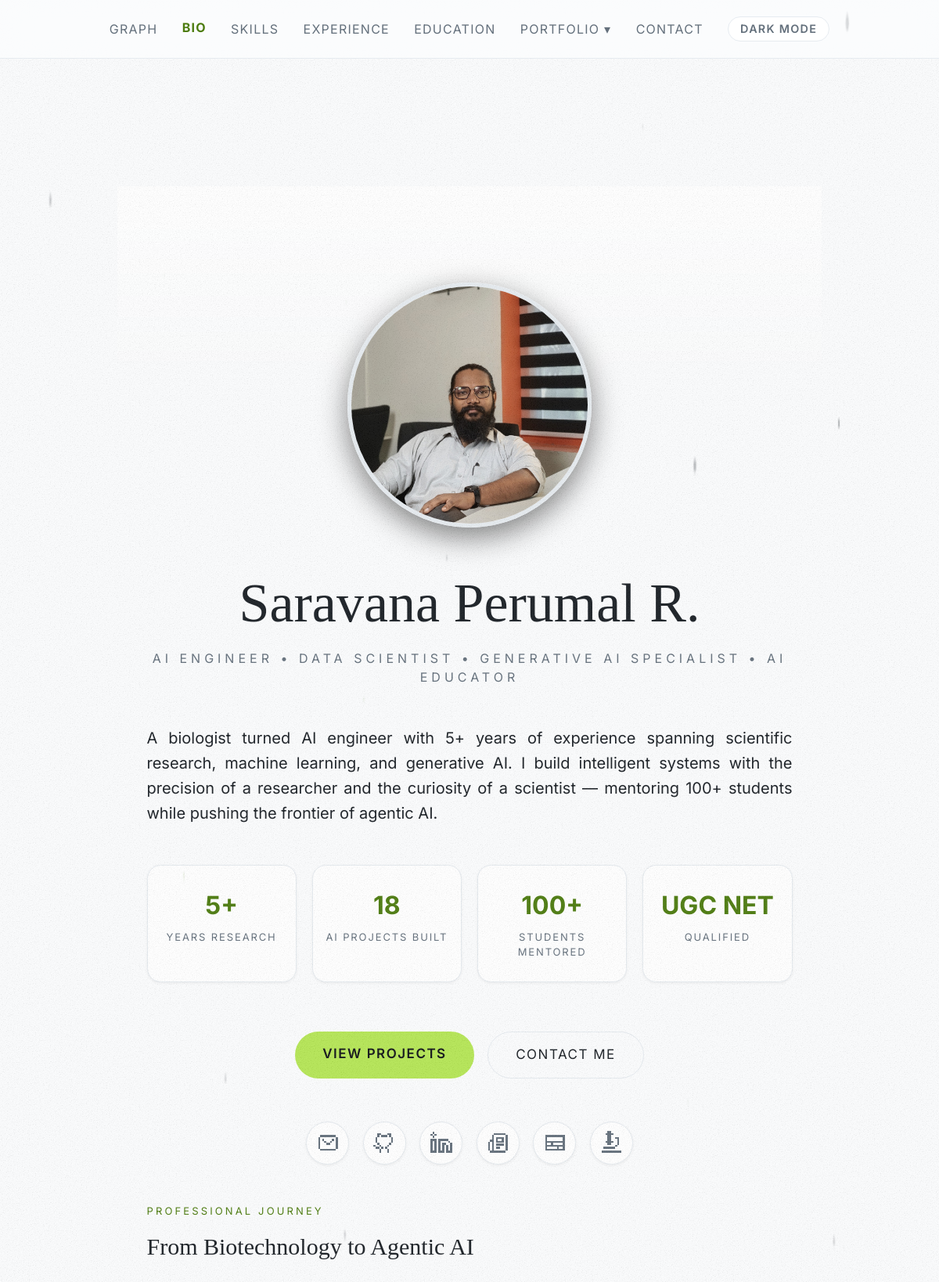
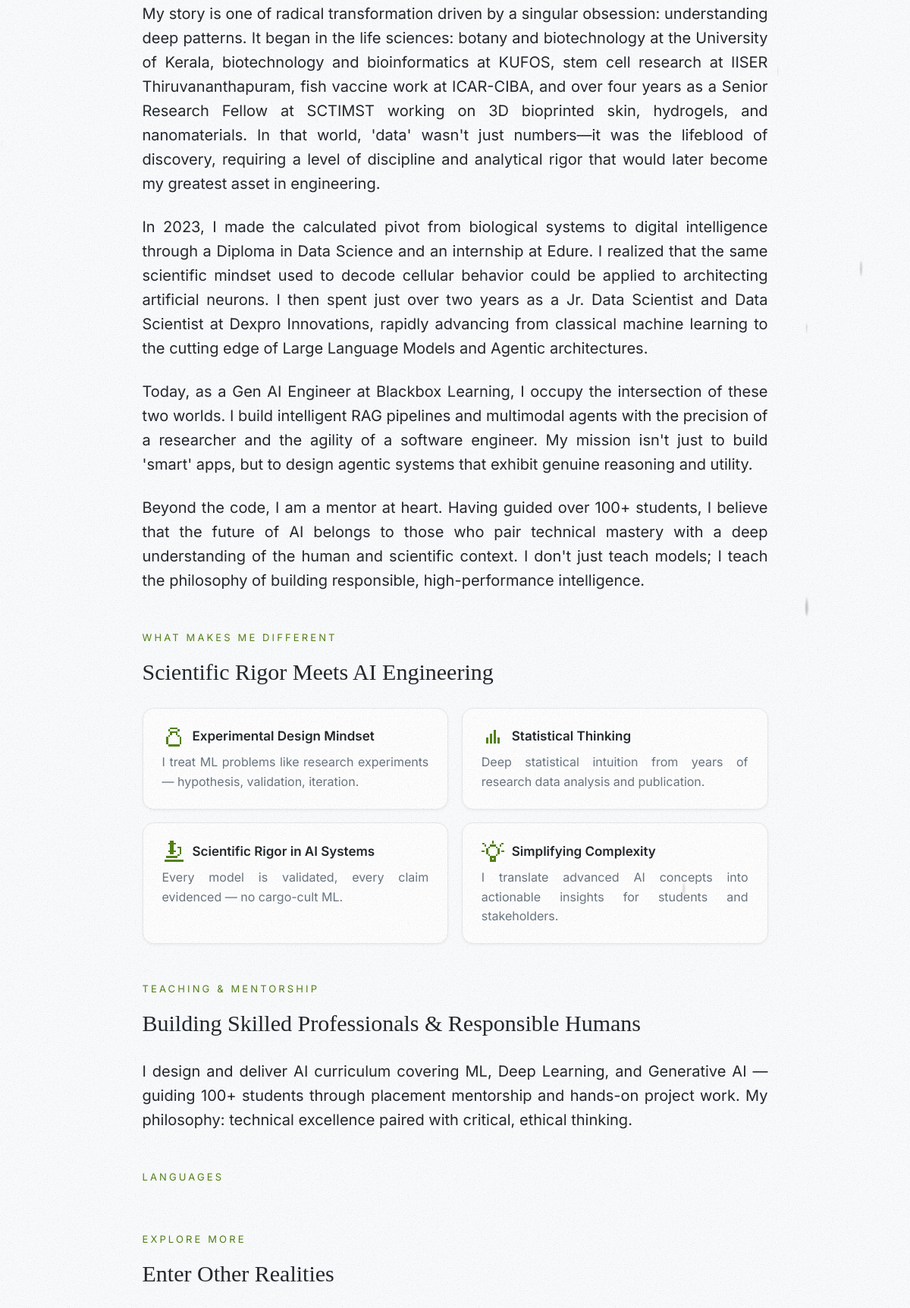
/bio/ (upper part), run on the app's committed database (2 pictures, top to bottom).
### portfolio/models.py (models this page shows, shortened)
class NavigationItem(models.Model):
    profile = models.ForeignKey(UserProfile, on_delete=models.CASCADE, related_name='navigation_items')
    label = models.CharField(max_length=100)
    url = models.CharField(max_length=255, blank=True, default="")
    active_id = models.CharField(max_length=50, blank=True, default="")
    dropdown = models.BooleanField(default=False)
    parent = models.ForeignKey('self', on_delete=models.CASCADE, null=True, blank=True, related_name='children')
    order = models.IntegerField(default=0)
    class Meta:
        ordering = ['order', 'id']

class UserProfile(models.Model):
    user = models.OneToOneField(User, on_delete=models.CASCADE, related_name='profile')
    site_title = models.CharField(max_length=255, default="My Portfolio")
    site_description = models.TextField(blank=True, default="")
    tagline = models.CharField(max_length=255, blank=True, default="")
    tagline_sub = models.CharField(max_length=255, blank=True, default="")
    profile_image = models.CharField(max_length=255, default="static/images/profile.jpg")
    intro = models.TextField(blank=True, default="")
    email = models.EmailField(blank=True, default="")
    github = models.URLField(blank=True, default="")
    github_handle = models.CharField(max_length=100, blank=True, default="")
    linkedin = models.URLField(blank=True, default="")
    linkedin_handle = models.CharField(max_length=100, blank=True, default="")
    medium = models.URLField(blank=True, default="")
    medium_handle = models.CharField(max_length=100, blank=True, default="")
    whatsapp = models.URLField(blank=True, default="")
    whatsapp_number = models.CharField(max_length=50, blank=True, default="")
    instagram = models.URLField(blank=True, default="")
    instagram_handle = models.CharField(max_length=100, blank=True, default="")
    orcid = models.CharField(max_length=50, blank=True, default="")
    researchgate = models.URLField(blank=True, default="")
    location = models.CharField(max_length=255, blank=True, default="")
    resume_url = models.CharField(max_length=255, default="static/resume.pdf")
    landing_quote = models.TextField(blank=True, default="")
    landing_highlight = models.TextField(blank=True, default="")
    landing_author = models.CharField(max_length=100, blank=True, default="")
    landing_welcome = models.TextField(blank=True, default="")

class Role(models.Model):
    profile = models.ForeignKey(UserProfile, on_delete=models.CASCADE, related_name='roles')
    name = models.CharField(max_length=100)
    order = models.IntegerField(default=0)
    class Meta:
        ordering = ['order', 'id']

class Metric(models.Model):
    profile = models.ForeignKey(UserProfile, on_delete=models.CASCADE, related_name='metrics')
    value = models.CharField(max_length=50)
    label = models.CharField(max_length=100)
    order = models.IntegerField(default=0)
    class Meta:
        ordering = ['order', 'id']

class BioSection(models.Model):
    profile = models.OneToOneField(UserProfile, on_delete=models.CASCADE, related_name='bio_section')
    journey_label = models.CharField(max_length=100, default="Professional Journey")
    journey_title = models.CharField(max_length=255, default="")
    teaching_label = models.CharField(max_length=100, default="Teaching & Mentorship")
    teaching_title = models.CharField(max_length=255, default="")
    teaching_description = models.TextField(blank=True, default="")

class JourneyParagraph(models.Model):
    bio_section = models.ForeignKey(BioSection, on_delete=models.CASCADE, related_name='paragraphs')
    text = models.TextField()
    order = models.IntegerField(default=0)
    class Meta:
        ordering = ['order', 'id']

class Strength(models.Model):
    bio_section = models.ForeignKey(BioSection, on_delete=models.CASCADE, related_name='strengths')
    icon = icon_field("flask-conical")
    title = models.CharField(max_length=100)
    description = models.TextField()
    order = models.IntegerField(default=0)
    class Meta:
        ordering = ['order', 'id']

### portfolio/views.py (the view)
# urls.py: path('bio/', views.bio_view, name='bio'),
def bio_view(request):
    context = {
        'graph_data': get_graph_data()
    }
    return render(request, 'pages/bio.html', context)

### portfolio/graph.py (called while the page is built)
def _clean(text):
    return _LEADING_SYMBOLS.sub("", (text or "").strip()).strip()

def _label(text, limit=MAX_LABEL):
    text = " ".join(_clean(text).split())
    return text if len(text) <= limit else text[:limit - 1].rstrip(" ,;:-–") + "…"

def _node(node_id, name, description="", navigate_to="", children=None, node_type="leaf"):
    node = {"id": node_id, "name": name, "type": node_type}
    if navigate_to:
        node["navigateTo"] = navigate_to
    description = " ".join(_TAGS.sub(" ", description or "").split())
    if description:
        node["description"] = description
    if children:
        node["children"] = children
    return node

def _section(node_id, name, page, description, children):
    return _node(node_id, name, description, page, children, node_type="category")

### portfolio/icons.py (called while the page is built)
def icon_name(value):
    value = (value or "").strip()
    if value in ICONS:
        return value
    value = _EMOJI_MODIFIERS.sub("", value)
    return EMOJI_TO_ICON.get(value, FALLBACK)

def render_icon(value, css_class=""):
    name = icon_name(value)
    classes = f"ico ico-{name} {css_class}".strip()
    return format_html(
        '<svg class="{}" viewBox="0 0 24 24" fill="currentColor" shape-rendering="crispEdges" '
        'aria-hidden="true" focusable="false">{}</svg>',
        classes, mark_safe(ICONS[name]),
    )

### portfolio/templatetags/portfolio_extras.py (called while the page is built)
@register.filter
def tojson(value):
    try:
        return mark_safe(json.dumps(value))
    except Exception:
        return mark_safe("[]")

@register.filter
def is_dropdown_active(dropdown_item, active_page):
    if not dropdown_item or not active_page:
        return False
    children = []
    if hasattr(dropdown_item, 'children'):
        children = dropdown_item.children.all()
    elif isinstance(dropdown_item, dict) and 'children' in dropdown_item:
        children = dropdown_item['children']
    for child in children:
        child_id = ""
        if isinstance(child, dict):
            child_id = child.get('id', '')
        elif hasattr(child, 'active_id'):
            child_id = child.active_id
        if child_id == active_page:
            return True
    return False

@register.simple_tag
def asset(path):
    from django.conf import settings
    from django.contrib.staticfiles import finders
    from django.templatetags.static import static
    url = static(path)
    if settings.DEBUG:
        found = finders.find(path)
        if found:
            import os
            url += f"?v={int(os.path.getmtime(found))}"
    return url

### templates/pages/bio.html (shortened to what this page needs)
{% extends 'base.html' %}
{% load static portfolio_extras %}
{% block content_class %} bio-page-content{% endblock %}
{% block extra_css %}
<link rel="stylesheet" href="{% asset 'css/pages/bio.css' %}">
{% endblock %}
{% block content %}
<div class="bio-layout">
    <div class="bio-main-content">
        <div class="bio-profile-wrapper">
            <img src="{{ config.profile_image }}" alt="{{ config.site_title }}">
        </div>
        <h1 class="bio-name-styled">{{ config.site_title }}</h1>
        <div class="bio-role-styled">
            {% for role in config.roles %}
                {{ role }}{% if not forloop.last %} • {% endif %}
            {% endfor %}
        </div>
        <div class="bio-text-body">
            <p>{{ config.intro }}</p>
            <div class="metrics">
                {% for m in config.metrics %}
                <div class="metric">
                    <div class="val">{{ m.value }}</div>
                    <div class="lbl">{{ m.label }}</div>
                </div>
                {% endfor %}
            </div>
            <div class="cta-row">
                <a href="projects.html" class="cta-btn cta-primary">View Projects</a>
                <a href="contact.html" class="cta-btn cta-secondary">Contact Me</a>
            </div>
            {% include 'components/social_icons.html' %}
            <div class="section-block visible" id="s-journey">
                <div class="section-label">{{ bio.journey.label }}</div>
                <h2 class="section-title">{{ bio.journey.title }}</h2>
                {% for p in bio.journey.paragraphs %}
                <p>{{ p }}</p>
                {% endfor %}
            </div>
            <div class="section-block visible" id="s-strengths">
                <div class="section-label">{{ bio.strengths.label }}</div>
                <h2 class="section-title">{{ bio.strengths.title }}</h2>
                <div class="strengths">
                    {% for item in bio.strengths.entries %}
                    <div class="strength-item">
                        <div class="si-title"><span class="si-icon">{{ item.icon|icon }}</span>{{ item.title }}</div>
                        <div class="si-desc">{{ item.description }}</div>
                    </div>
                    {% endfor %}
                </div>
            </div>
            <div class="section-block visible" id="s-teach">
                <div class="section-label">{{ bio.teaching.label }}</div>
                <h2 class="section-title">{{ bio.teaching.title }}</h2>
                <p>{{ bio.teaching.description }}</p>
            </div>
            <div class="section-block visible" id="s-lang">
                <div class="section-label">Languages</div>
            </div>
            <div class="section-block visible" id="s-explore">
                <div class="section-label">Explore More</div>
                <h2 class="section-title">Enter Other Realities</h2>
            </div>
        </div>
    </div>
</div>
{% endblock %}

### templates/components/navbar.html (shortened to what this page needs)
{% load portfolio_extras %}
<nav class="top-nav">
  <div class="d-none d-md-flex w-100 justify-content-center align-items-center nav-desktop">
    {% for item in config.navigation %}
      {% if item.dropdown %}
        <div class="dropdown">
          <button class="dropbtn nav-link{% if item|is_dropdown_active:active_page %} active{% endif %}">
            {{ item.label }} &#9662;
          </button>
        </div>
      {% else %}
        <a href="{{ item.url }}" class="nav-link{% if active_page == item.id %} active{% endif %}">{{ item.label }}</a>
      {% endif %}
    {% endfor %}
    <button type="button" class="theme-toggle" data-theme-toggle aria-label="Switch theme">Light mode</button>
  </div>
</nav>

### static/css/theme.css (style rules this page uses)
:root, :root[data-theme="dark"] { color-scheme: dark; --bg: #111418; --surface: #1A1F25; --border: #2B323B; --text: #EEF2F6; --muted: #95A0AC; --primary: #B5E655; --accent: #7DD3FC; --primary-bg: #B5E655; --on-primary: #111418; --graph-bg: #0A0C0F; --card-shadow: none; --glow: #B5E655; }
@media (prefers-color-scheme: light) { :root:not([data-theme]) { color-scheme: light; --bg: #FBFCFD; --surface: #FFFFFF; --border: #E6EBF0; --text: #1A1F25; --muted: #64707C; --primary: #4D7C0F; --accent: #0369A1; --graph-bg: #1A1F25; --card-shadow: 0 1px 3px rgba(17, 20, 24, .06); --glow: transparent; } }
body { background: var(--bg); color: var(--text); --bs-body-bg: var(--bg); --bs-body-color: var(--text); --bs-border-color: var(--border); --bs-link-color-rgb: initial; }
a { color: var(--primary); }
:root { --site-zoom: 1; }
@media (min-width: 1024px) { :root { --site-zoom: 1.25; } }
:root { --chat-zoom: var(--site-zoom); }
@media (min-width: 1024px) { :root { --chat-zoom: calc(var(--site-zoom) * .75); } }
.top-nav, .content, .landing-container, .theme-toggle.floating, .graph-explore-bar, .graph-skip, #instructions, .graph-tip { zoom: var(--site-zoom); }
body::after { content: ""; position: fixed; inset: 0; z-index: 9998; pointer-events: none; background-size: 180px 180px; opacity: var(--grain-opacity); }
:root, :root[data-theme="dark"] { --grain-opacity: .05; }
@media (prefers-color-scheme: light) { :root:not([data-theme]) { --grain-opacity: .06; } }
.theme-toggle { display: inline-flex; align-items: center; gap: 6px; padding: 6px 12px; border-radius: 999px; border: 1px solid var(--border); background: var(--surface); color: var(--muted); font: 600 0.72rem/1 'Inter', sans-serif; letter-spacing: 1px; text-transform: uppercase; cursor: pointer; transition: color .2s, border-color .2s; }

### static/css/pages/bio.css (style rules this page uses)
.bio-layout { position: relative; min-height: calc(100vh / var(--site-zoom, 1)); width: 100%; font-family: 'Inter', sans-serif; }
.bio-main-content { position: relative; z-index: 2; padding-top: calc(35vh / var(--site-zoom, 1) - 125px); display: flex; flex-direction: column; align-items: center; padding-bottom: 100px; }
.bio-profile-wrapper { width: 250px; height: 250px; border-radius: 50%; overflow: hidden; border: 4px solid var(--border); box-shadow: 0 10px 30px rgba(0,0,0,0.5); margin-bottom: 25px; }
.bio-profile-wrapper img { width: 100%; height: 100%; object-fit: cover; }
.bio-name-styled { font-family: 'Georgia', serif; font-size: 3.5rem; color: var(--text); margin-top: 10px; margin-bottom: 5px; font-weight: normal; text-align: center; }
.bio-role-styled { font-family: 'Inter', sans-serif; font-size: 0.8rem; text-transform: uppercase; letter-spacing: 4px; color: var(--muted); margin-bottom: 40px; text-align: center; }
.bio-text-body { max-width: 700px; margin: 0 auto; padding: 0 20px; text-align: justify; }
.bio-text-body p { font-family: 'Inter', sans-serif; font-size: 1rem; line-height: 1.6; color: var(--text); margin-bottom: 20px; }
.bio-text-body .metrics, .bio-text-body .cta-row, .bio-text-body .social-row, .bio-text-body .section-block { max-width: 100%; color: var(--text); margin-top: 40px; opacity: 1; transform: none; animation: none; }
.bio-text-body .section-title { color: var(--text); font-family: 'Georgia', serif; font-weight: normal; margin-bottom: 20px; }
.bio-text-body .section-label { color: var(--primary); margin-bottom: 10px; }
.bio-text-body .metric { background: var(--surface); border: 1px solid var(--border); box-shadow: var(--card-shadow); }
.bio-text-body .metric .val { color: var(--primary); }
.bio-text-body .metric .lbl { color: var(--muted); }
.bio-text-body .cta-primary { background: var(--primary-bg); color: var(--on-primary); font-weight: 600; border: none; }
.bio-text-body .cta-secondary { background: transparent; border: 1px solid var(--border); color: var(--text); }
.bio-text-body .strength-item { background: var(--surface); border: 1px solid var(--border); box-shadow: var(--card-shadow); }
.bio-text-body .strength-item .si-title { color: var(--text); }
.bio-text-body .strength-item .si-desc { color: var(--muted); }

### static/css/graph_bg.css (style rules this page uses)
@media (prefers-color-scheme: light) { :root:not([data-theme]) { --graph-bg-opacity: 0.9; } }

### data on the page
NavigationItem: label "GRAPH"
NavigationItem: label "BIO"
NavigationItem: label "SKILLS"
NavigationItem: label "EXPERIENCE"
NavigationItem: label "EDUCATION"
NavigationItem: label "PORTFOLIO"
NavigationItem: label "CONTACT"
UserProfile: profile_image (placeholder picture), site_title "Saravana Perumal R.", intro "A biologist turned AI engineer with 5+ years of experience spanning scientific research, machine learning, and generative AI. I build intelligent systems with the precision of a researcher and the curiosity of a scientist — mentoring 100+ students while pushing the frontier of agentic AI."
Role: roles "AI ENGINEER"
Role: roles "DATA SCIENTIST"
Role: roles "GENERATIVE AI SPECIALIST"
Role: roles "AI EDUCATOR"
Metric: value "5+", label "YEARS RESEARCH"
Metric: value "18", label "AI PROJECTS BUILT"
Metric: value "100+", label "STUDENTS MENTORED"
Metric: value "UGC NET", label "QUALIFIED"
BioSection: journey.label "PROFESSIONAL JOURNEY", journey "From Biotechnology to Agentic AI", teaching.label "TEACHING & MENTORSHIP", teaching "Building Skilled Professionals & Responsible Humans", teaching.description "I design and deliver AI curriculum covering ML, Deep Learning, and Generative AI — guiding 100+ students through placement mentorship and hands-on project work. My philosophy: technical excellence paired with critical, ethical thinking."
JourneyParagraph: paragraphs "My story is one of radical transformation driven by a singular obsession: understanding deep patterns. It began in the life sciences: botany and biotechnology at the University of Kerala, biotechnology and bioinformatics at KUFOS, stem cell research at IISER Thiruvananthapuram, fish vaccine work at ICAR-CIBA, and over four years as a Senior Research Fellow at SCTIMST working on 3D bioprinted skin, hydrogels, and nanomaterials. In that world, 'data' wasn't just numbers—it was the lifeblood of discovery, requiring a level of discipline and analytical rigor that would later become my greatest asset in engineering."
JourneyParagraph: paragraphs "In 2023, I made the calculated pivot from biological systems to digital intelligence through a Diploma in Data Science and an internship at Edure. I realized that the same scientific mindset used to decode cellular behavior could be applied to architecting artificial neurons. I then spent just over two years as a Jr. Data Scientist and Data Scientist at Dexpro Innovations, rapidly advancing from classical machine learning to the cutting edge of Large Language Models and Agentic architectures."
JourneyParagraph: paragraphs "Today, as a Gen AI Engineer at Blackbox Learning, I occupy the intersection of these two worlds. I build intelligent RAG pipelines and multimodal agents with the precision of a researcher and the agility of a software engineer. My mission isn't just to build 'smart' apps, but to design agentic systems that exhibit genuine reasoning and utility."
JourneyParagraph: paragraphs "Beyond the code, I am a mentor at heart. Having guided over 100+ students, I believe that the future of AI belongs to those who pair technical mastery with a deep understanding of the human and scientific context. I don't just teach models; I teach the philosophy of building responsible, high-performance intelligence."
Strength: title "Experimental Design Mindset", description "I treat ML problems like research experiments — hypothesis, validation, iteration."
Strength: title "Statistical Thinking", description "Deep statistical intuition from years of research data analysis and publication."
Strength: title "Scientific Rigor in AI Systems", description "Every model is validated, every claim evidenced — no cargo-cult ML."
Strength: title "Simplifying Complexity", description "I translate advanced AI concepts into actionable insights for students and stakeholders."

### other printed values
{{ bio.strengths.label }} "WHAT MAKES ME DIFFERENT"
{{ bio.strengths.title }} "Scientific Rigor Meets AI Engineering"
